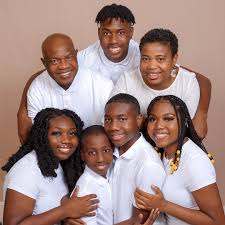
#> input picture Mathematical Image Processing/image.jpg, 225 x 225 px
$ python 2d_heat_question_neuman.py
#> lines starting #> are read from the running program, lines starting #| are printed output that depends on the picture
import cv2
import numpy as np
import matplotlib.pyplot as plt

img=cv2.imread('image.jpg',cv2.IMREAD_GRAYSCALE)
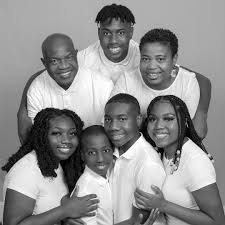
#> img: shape (225, 225); min 0, max 255, mean 143.5

u=img.astype(float)/255.0

h=1
dt=0.1
alpha=dt/(h**2)
total_steps=50

initial_u=u.copy()

for step in range(total_steps):
    u[1:-1,1:-1]=u[1:-1,1:-1]+alpha*(
        u[2:,1:-1]+
        u[:-2,1:-1]+
        u[1:-1,2:]+
        u[1:-1,:-2]-
        4*u[1:-1,1:-1]
    )

    u[0,:]=u[1,:]
    u[-1,:]=u[-2,:]
    u[:,0]=u[:,1]
    u[:,-1]=u[:,-2]
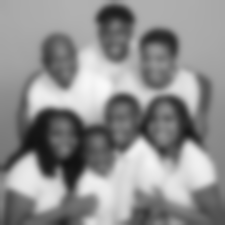
#> u: shape (225, 225) float64; min 0.071, max 0.977, mean 0.562

plt.figure(figsize=(12, 6))
plt.subplot(1, 2, 1)
plt.imshow(initial_u, cmap='gray', vmin=0, vmax=1)
plt.title("Original Input")
plt.axis('off')

plt.subplot(1, 2, 2)
plt.imshow(u, cmap='gray', vmin=0, vmax=1)
plt.title(f"After {total_steps} Steps (Neumann)")
plt.axis('off')

plt.show()
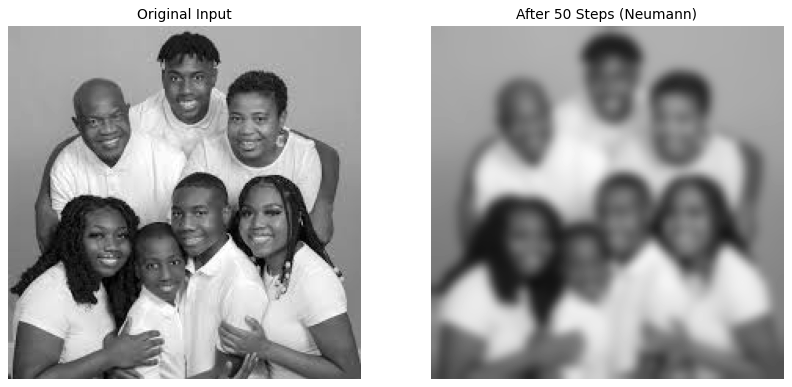
#> figure drawn by matplotlib, 2 panels
